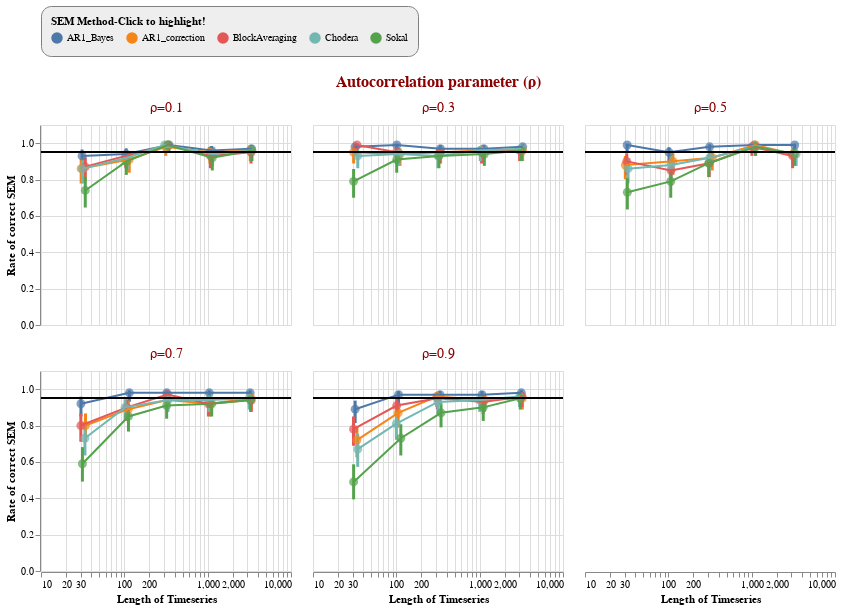

The notebook cell saved with this chart:
### Code cell
chart.interactive()

### Figure 1 — Vega-Lite specification as saved in the notebook (floating-point values rounded to 4 significant figures)
{"config": {"view": {"continuousWidth": 400, "continuousHeight": 300}, "header": {"labelColor": "darkred", "labelFontSize": 14, "titleColor": "darkred", "titleFontSize": 16}, "legend": {"cornerRadius": 10, "fillColor": "#EEEEEE", "orient": "top", "padding": 10, "strokeColor": "gray"}}, "data": {"name": "data-22f9b012e54337021c86ad1db4ef479a"}, "facet": {"type": "nominal", "field": "trueRho", "title": "Autocorrelation parameter (ρ)"}, "spec": {"layer": [{"mark": {"type": "rule", "strokeWidth": 3}, "encoding": {"color": {"condition": {"type": "nominal", "field": "methodName", "selection": "selector018"}, "value": "lightgrey"}, "x": {"type": "quantitative", "field": "x_jittered"}, "y": {"type": "quantitative", "field": "ymin", "title": ""}, "y2": {"field": "ymax"}}, "selection": {"selector018": {"type": "single", "fields": ["methodName"], "empty": "all", "bind": "legend"}, "selector019": {"type": "interval", "bind": "scales", "encodings": ["x", "y"]}}, "transform": [{"calculate": "0.15*random()*datum.timeSeriesLength+datum.timeSeriesLength", "as": "x_jittered"}, {"calculate": "datum.confIntLow", "as": "ymin"}, {"calculate": "datum.confIntHigh", "as": "ymax"}, {"calculate": "0.95", "as": "goal"}]}, {"mark": {"type": "point", "filled": true}, "encoding": {"color": {"condition": {"type": "nominal", "field": "methodName", "legend": {"title": "SEM Method-Click to highlight!"}, "selection": "selector016"}, "value": "lightgrey"}, "size": {"value": 80}, "tooltip": [{"type": "nominal", "field": "methodName"}], "x": {"type": "quantitative", "field": "x_jittered", "scale": {"type": "log"}, "title": "Length of Timeseries"}, "y": {"type": "quantitative", "field": "rate", "scale": {"domain": [0, 1.04]}, "title": "Rate of correct SEM"}}, "selection": {"selector016": {"type": "single", "fields": ["methodName"], "empty": "all", "bind": "legend"}}, "transform": [{"calculate": "0.15*random()*datum.timeSeriesLength+datum.timeSeriesLength", "as": "x_jittered"}, {"calculate": "datum.confIntLow", "as": "ymin"}, {"calculate": "datum.confIntHigh", "as": "ymax"}, {"calculate": "0.95", "as": "goal"}]}, {"mark": "line", "encoding": {"color": {"condition": {"type": "nominal", "field": "methodName", "selection": "selector017"}, "value": "lightgrey"}, "x": {"type": "quantitative", "field": "x_jittered"}, "y": {"type": "quantitative", "field": "rate"}}, "selection": {"selector017": {"type": "single", "fields": ["methodName"], "empty": "all", "bind": "legend"}}, "transform": [{"calculate": "0.15*random()*datum.timeSeriesLength+datum.timeSeriesLength", "as": "x_jittered"}, {"calculate": "datum.confIntLow", "as": "ymin"}, {"calculate": "datum.confIntHigh", "as": "ymax"}, {"calculate": "0.95", "as": "goal"}]}, {"mark": {"type": "rule", "color": "black"}, "encoding": {"y": {"type": "quantitative", "field": "goal"}}, "transform": [{"calculate": "0.15*random()*datum.timeSeriesLength+datum.timeSeriesLength", "as": "x_jittered"}, {"calculate": "datum.confIntLow", "as": "ymin"}, {"calculate": "datum.confIntHigh", "as": "ymax"}, {"calculate": "0.95", "as": "goal"}]}], "height": 200, "width": 250}, "columns": 3, "$schema": "https://vega.github.io/schema/vega-lite/v4.8.1.json", "datasets": {"data-22f9b012e54337021c86ad1db4ef479a": [{"methodName": "AR1_Bayes", "timeSeriesLength": 30, "trueRho": "ρ=0.1", "rate": 0.93, "confInt": 0.05001, "confIntLow": 0.8624, "confIntHigh": 0.9652}, {"methodName": "AR1_Bayes", "timeSeriesLength": 30, "trueRho": "ρ=0.3", "rate": 0.98, "confInt": 0.02744, "confIntLow": 0.9303, "confIntHigh": 0.9938}, {"methodName": "AR1_Bayes", "timeSeriesLength": 30, "trueRho": "ρ=0.5", "rate": 0.99, "confInt": 0.0195, "confIntLow": 0.9461, "confIntHigh": 0.9976}, {"methodName": "AR1_Bayes", "timeSeriesLength": 30, "trueRho": "ρ=0.7", "rate": 0.92, "confInt": 0.05317, "confIntLow": 0.8499, "confIntHigh": 0.9584}, {"methodName": "AR1_Bayes", "timeSeriesLength": 30, "trueRho": "ρ=0.9", "rate": 0.89, "confInt": 0.06133, "confIntLow": 0.8135, "confIntHigh": 0.9371}, {"methodName": "AR1_Bayes", "timeSeriesLength": 100, "trueRho": "ρ=0.1", "rate": 0.94, "confInt": 0.04655, "confIntLow": 0.8752, "confIntHigh": 0.9717}, {"methodName": "AR1_Bayes", "timeSeriesLength": 100, "trueRho": "ρ=0.3", "rate": 0.99, "confInt": 0.0195, "confIntLow": 0.9461, "confIntHigh": 0.9976}, {"methodName": "AR1_Bayes", "timeSeriesLength": 100, "trueRho": "ρ=0.5", "rate": 0.95, "confInt": 0.04272, "confIntLow": 0.8882, "confIntHigh": 0.9779}, {"methodName": "AR1_Bayes", "timeSeriesLength": 100, "trueRho": "ρ=0.7", "rate": 0.98, "confInt": 0.02744, "confIntLow": 0.9303, "confIntHigh": 0.9938}, {"methodName": "AR1_Bayes", "timeSeriesLength": 100, "trueRho": "ρ=0.9", "rate": 0.97, "confInt": 0.03344, "confIntLow": 0.9156, "confIntHigh": 0.9891}, {"methodName": "AR1_Bayes", "timeSeriesLength": 300, "trueRho": "ρ=0.1", "rate": 0.99, "confInt": 0.0195, "confIntLow": 0.9461, "confIntHigh": 0.9976}, {"methodName": "AR1_Bayes", "timeSeriesLength": 300, "trueRho": "ρ=0.3", "rate": 0.97, "confInt": 0.03344, "confIntLow": 0.9156, "confIntHigh": 0.9891}, {"methodName": "AR1_Bayes", "timeSeriesLength": 300, "trueRho": "ρ=0.5", "rate": 0.98, "confInt": 0.02744, "confIntLow": 0.9303, "confIntHigh": 0.9938}, {"methodName": "AR1_Bayes", "timeSeriesLength": 300, "trueRho": "ρ=0.7", "rate": 0.98, "confInt": 0.02744, "confIntLow": 0.9303, "confIntHigh": 0.9938}, {"methodName": "AR1_Bayes", "timeSeriesLength": 300, "trueRho": "ρ=0.9", "rate": 0.97, "confInt": 0.03344, "confIntLow": 0.9156, "confIntHigh": 0.9891}, {"methodName": "AR1_Bayes", "timeSeriesLength": 1000, "trueRho": "ρ=0.1", "rate": 0.96, "confInt": 0.03841, "confIntLow": 0.9017, "confIntHigh": 0.9837}, {"methodName": "AR1_Bayes", "timeSeriesLength": 1000, "trueRho": "ρ=0.3", "rate": 0.97, "confInt": 0.03344, "confIntLow": 0.9156, "confIntHigh": 0.9891}, {"methodName": "AR1_Bayes", "timeSeriesLength": 1000, "trueRho": "ρ=0.5", "rate": 0.99, "confInt": 0.0195, "confIntLow": 0.9461, "confIntHigh": 0.9976}, {"methodName": "AR1_Bayes", "timeSeriesLength": 1000, "trueRho": "ρ=0.7", "rate": 0.98, "confInt": 0.02744, "confIntLow": 0.9303, "confIntHigh": 0.9938}, {"methodName": "AR1_Bayes", "timeSeriesLength": 1000, "trueRho": "ρ=0.9", "rate": 0.97, "confInt": 0.03344, "confIntLow": 0.9156, "confIntHigh": 0.9891}, {"methodName": "AR1_Bayes", "timeSeriesLength": 3000, "trueRho": "ρ=0.1", "rate": 0.97, "confInt": 0.03344, "confIntLow": 0.9156, "confIntHigh": 0.9891}, {"methodName": "AR1_Bayes", "timeSeriesLength": 3000, "trueRho": "ρ=0.3", "rate": 0.98, "confInt": 0.02744, "confIntLow": 0.9303, "confIntHigh": 0.9938}, {"methodName": "AR1_Bayes", "timeSeriesLength": 3000, "trueRho": "ρ=0.5", "rate": 0.99, "confInt": 0.0195, "confIntLow": 0.9461, "confIntHigh": 0.9976}, {"methodName": "AR1_Bayes", "timeSeriesLength": 3000, "trueRho": "ρ=0.7", "rate": 0.98, "confInt": 0.02744, "confIntLow": 0.9303, "confIntHigh": 0.9938}, {"methodName": "AR1_Bayes", "timeSeriesLength": 3000, "trueRho": "ρ=0.9", "rate": 0.98, "confInt": 0.02744, "confIntLow": 0.9303, "confIntHigh": 0.9938}, {"methodName": "AR1_correction", "timeSeriesLength": 30, "trueRho": "ρ=0.1", "rate": 0.86, "confInt": 0.06801, "confIntLow": 0.7784, "confIntHigh": 0.9144}, {"methodName": "AR1_correction", "timeSeriesLength": 30, "trueRho": "ρ=0.3", "rate": 0.95, "confInt": 0.04272, "confIntLow": 0.8882, "confIntHigh": 0.9779}, {"methodName": "AR1_correction", "timeSeriesLength": 30, "trueRho": "ρ=0.5", "rate": 0.88, "confInt": 0.06369, "confIntLow": 0.8017, "confIntHigh": 0.9296}, {"methodName": "AR1_correction", "timeSeriesLength": 30, "trueRho": "ρ=0.7", "rate": 0.8, "confInt": 0.0784, "confIntLow": 0.7109, "confIntHigh": 0.8664}, {"methodName": "AR1_correction", "timeSeriesLength": 30, "trueRho": "ρ=0.9", "rate": 0.72, "confInt": 0.088, "confIntLow": 0.6248, "confIntHigh": 0.7985}, {"methodName": "AR1_correction", "timeSeriesLength": 100, "trueRho": "ρ=0.1", "rate": 0.91, "confInt": 0.05609, "confIntLow": 0.8376, "confIntHigh": 0.9515}, {"methodName": "AR1_correction", "timeSeriesLength": 100, "trueRho": "ρ=0.3", "rate": 0.94, "confInt": 0.04655, "confIntLow": 0.8752, "confIntHigh": 0.9717}, {"methodName": "AR1_correction", "timeSeriesLength": 100, "trueRho": "ρ=0.5", "rate": 0.9, "confInt": 0.0588, "confIntLow": 0.8254, "confIntHigh": 0.9444}, {"methodName": "AR1_correction", "timeSeriesLength": 100, "trueRho": "ρ=0.7", "rate": 0.89, "confInt": 0.06133, "confIntLow": 0.8135, "confIntHigh": 0.9371}, {"methodName": "AR1_correction", "timeSeriesLength": 100, "trueRho": "ρ=0.9", "rate": 0.87, "confInt": 0.06592, "confIntLow": 0.79, "confIntHigh": 0.9221}, {"methodName": "AR1_correction", "timeSeriesLength": 300, "trueRho": "ρ=0.1", "rate": 0.98, "confInt": 0.02744, "confIntLow": 0.9303, "confIntHigh": 0.9938}, {"methodName": "AR1_correction", "timeSeriesLength": 300, "trueRho": "ρ=0.3", "rate": 0.95, "confInt": 0.04272, "confIntLow": 0.8882, "confIntHigh": 0.9779}, {"methodName": "AR1_correction", "timeSeriesLength": 300, "trueRho": "ρ=0.5", "rate": 0.92, "confInt": 0.05317, "confIntLow": 0.8499, "confIntHigh": 0.9584}, {"methodName": "AR1_correction", "timeSeriesLength": 300, "trueRho": "ρ=0.7", "rate": 0.94, "confInt": 0.04655, "confIntLow": 0.8752, "confIntHigh": 0.9717}, {"methodName": "AR1_correction", "timeSeriesLength": 300, "trueRho": "ρ=0.9", "rate": 0.96, "confInt": 0.03841, "confIntLow": 0.9017, "confIntHigh": 0.9837}, {"methodName": "AR1_correction", "timeSeriesLength": 1000, "trueRho": "ρ=0.1", "rate": 0.95, "confInt": 0.04272, "confIntLow": 0.8882, "confIntHigh": 0.9779}, {"methodName": "AR1_correction", "timeSeriesLength": 1000, "trueRho": "ρ=0.3", "rate": 0.96, "confInt": 0.03841, "confIntLow": 0.9017, "confIntHigh": 0.9837}, {"methodName": "AR1_correction", "timeSeriesLength": 1000, "trueRho": "ρ=0.5", "rate": 0.99, "confInt": 0.0195, "confIntLow": 0.9461, "confIntHigh": 0.9976}, {"methodName": "AR1_correction", "timeSeriesLength": 1000, "trueRho": "ρ=0.7", "rate": 0.92, "confInt": 0.05317, "confIntLow": 0.8499, "confIntHigh": 0.9584}, {"methodName": "AR1_correction", "timeSeriesLength": 1000, "trueRho": "ρ=0.9", "rate": 0.94, "confInt": 0.04655, "confIntLow": 0.8752, "confIntHigh": 0.9717}, {"methodName": "AR1_correction", "timeSeriesLength": 3000, "trueRho": "ρ=0.1", "rate": 0.96, "confInt": 0.03841, "confIntLow": 0.9017, "confIntHigh": 0.9837}, {"methodName": "AR1_correction", "timeSeriesLength": 3000, "trueRho": "ρ=0.3", "rate": 0.96, "confInt": 0.03841, "confIntLow": 0.9017, "confIntHigh": 0.9837}, {"methodName": "AR1_correction", "timeSeriesLength": 3000, "trueRho": "ρ=0.5", "rate": 0.94, "confInt": 0.04655, "confIntLow": 0.8752, "confIntHigh": 0.9717}, {"methodName": "AR1_correction", "timeSeriesLength": 3000, "trueRho": "ρ=0.7", "rate": 0.95, "confInt": 0.04272, "confIntLow": 0.8882, "confIntHigh": 0.9779}, {"methodName": "AR1_correction", "timeSeriesLength": 3000, "trueRho": "ρ=0.9", "rate": 0.95, "confInt": 0.04272, "confIntLow": 0.8882, "confIntHigh": 0.9779}, {"methodName": "BlockAveraging", "timeSeriesLength": 30, "trueRho": "ρ=0.1", "rate": 0.87, "confInt": 0.06592, "confIntLow": 0.79, "confIntHigh": 0.9221}, {"methodName": "BlockAveraging", "timeSeriesLength": 30, "trueRho": "ρ=0.3", "rate": 0.99, "confInt": 0.0195, "confIntLow": 0.9461, "confIntHigh": 0.9976}, {"methodName": "BlockAveraging", "timeSeriesLength": 30, "trueRho": "ρ=0.5", "rate": 0.9, "confInt": 0.0588, "confIntLow": 0.8254, "confIntHigh": 0.9444}, {"methodName": "BlockAveraging", "timeSeriesLength": 30, "trueRho": "ρ=0.7", "rate": 0.8, "confInt": 0.0784, "confIntLow": 0.7109, "confIntHigh": 0.8664}, {"methodName": "BlockAveraging", "timeSeriesLength": 30, "trueRho": "ρ=0.9", "rate": 0.78, "confInt": 0.08119, "confIntLow": 0.689, "confIntHigh": 0.8498}, {"methodName": "BlockAveraging", "timeSeriesLength": 100, "trueRho": "ρ=0.1", "rate": 0.93, "confInt": 0.05001, "confIntLow": 0.8624, "confIntHigh": 0.9652}, {"methodName": "BlockAveraging", "timeSeriesLength": 100, "trueRho": "ρ=0.3", "rate": 0.95, "confInt": 0.04272, "confIntLow": 0.8882, "confIntHigh": 0.9779}, {"methodName": "BlockAveraging", "timeSeriesLength": 100, "trueRho": "ρ=0.5", "rate": 0.85, "confInt": 0.06999, "confIntLow": 0.7669, "confIntHigh": 0.9067}, {"methodName": "BlockAveraging", "timeSeriesLength": 100, "trueRho": "ρ=0.7", "rate": 0.9, "confInt": 0.0588, "confIntLow": 0.8254, "confIntHigh": 0.9444}, {"methodName": "BlockAveraging", "timeSeriesLength": 100, "trueRho": "ρ=0.9", "rate": 0.91, "confInt": 0.05609, "confIntLow": 0.8376, "confIntHigh": 0.9515}, {"methodName": "BlockAveraging", "timeSeriesLength": 300, "trueRho": "ρ=0.1", "rate": 0.99, "confInt": 0.0195, "confIntLow": 0.9461, "confIntHigh": 0.9976}, {"methodName": "BlockAveraging", "timeSeriesLength": 300, "trueRho": "ρ=0.3", "rate": 0.95, "confInt": 0.04272, "confIntLow": 0.8882, "confIntHigh": 0.9779}, {"methodName": "BlockAveraging", "timeSeriesLength": 300, "trueRho": "ρ=0.5", "rate": 0.89, "confInt": 0.06133, "confIntLow": 0.8135, "confIntHigh": 0.9371}, {"methodName": "BlockAveraging", "timeSeriesLength": 300, "trueRho": "ρ=0.7", "rate": 0.97, "confInt": 0.03344, "confIntLow": 0.9156, "confIntHigh": 0.9891}, {"methodName": "BlockAveraging", "timeSeriesLength": 300, "trueRho": "ρ=0.9", "rate": 0.95, "confInt": 0.04272, "confIntLow": 0.8882, "confIntHigh": 0.9779}, {"methodName": "BlockAveraging", "timeSeriesLength": 1000, "trueRho": "ρ=0.1", "rate": 0.93, "confInt": 0.05001, "confIntLow": 0.8624, "confIntHigh": 0.9652}, {"methodName": "BlockAveraging", "timeSeriesLength": 1000, "trueRho": "ρ=0.3", "rate": 0.95, "confInt": 0.04272, "confIntLow": 0.8882, "confIntHigh": 0.9779}, {"methodName": "BlockAveraging", "timeSeriesLength": 1000, "trueRho": "ρ=0.5", "rate": 0.98, "confInt": 0.02744, "confIntLow": 0.9303, "confIntHigh": 0.9938}, {"methodName": "BlockAveraging", "timeSeriesLength": 1000, "trueRho": "ρ=0.7", "rate": 0.92, "confInt": 0.05317, "confIntLow": 0.8499, "confIntHigh": 0.9584}, {"methodName": "BlockAveraging", "timeSeriesLength": 1000, "trueRho": "ρ=0.9", "rate": 0.93, "confInt": 0.05001, "confIntLow": 0.8624, "confIntHigh": 0.9652}, {"methodName": "BlockAveraging", "timeSeriesLength": 3000, "trueRho": "ρ=0.1", "rate": 0.95, "confInt": 0.04272, "confIntLow": 0.8882, "confIntHigh": 0.9779}, {"methodName": "BlockAveraging", "timeSeriesLength": 3000, "trueRho": "ρ=0.3", "rate": 0.96, "confInt": 0.03841, "confIntLow": 0.9017, "confIntHigh": 0.9837}, {"methodName": "BlockAveraging", "timeSeriesLength": 3000, "trueRho": "ρ=0.5", "rate": 0.93, "confInt": 0.05001, "confIntLow": 0.8624, "confIntHigh": 0.9652}, {"methodName": "BlockAveraging", "timeSeriesLength": 3000, "trueRho": "ρ=0.7", "rate": 0.94, "confInt": 0.04655, "confIntLow": 0.8752, "confIntHigh": 0.9717}, {"methodName": "BlockAveraging", "timeSeriesLength": 3000, "trueRho": "ρ=0.9", "rate": 0.96, "confInt": 0.03841, "confIntLow": 0.9017, "confIntHigh": 0.9837}, {"methodName": "Chodera", "timeSeriesLength": 30, "trueRho": "ρ=0.1", "rate": 0.86, "confInt": 0.06801, "confIntLow": 0.7784, "confIntHigh": 0.9144}, {"methodName": "Chodera", "timeSeriesLength": 30, "trueRho": "ρ=0.3", "rate": 0.93, "confInt": 0.05001, "confIntLow": 0.8624, "confIntHigh": 0.9652}, {"methodName": "Chodera", "timeSeriesLength": 30, "trueRho": "ρ=0.5", "rate": 0.86, "confInt": 0.06801, "confIntLow": 0.7784, "confIntHigh": 0.9144}, {"methodName": "Chodera", "timeSeriesLength": 30, "trueRho": "ρ=0.7", "rate": 0.73, "confInt": 0.08702, "confIntLow": 0.6354, "confIntHigh": 0.8072}, {"methodName": "Chodera", "timeSeriesLength": 30, "trueRho": "ρ=0.9", "rate": 0.67, "confInt": 0.09216, "confIntLow": 0.5728, "confIntHigh": 0.7544}, {"methodName": "Chodera", "timeSeriesLength": 100, "trueRho": "ρ=0.1", "rate": 0.92, "confInt": 0.05317, "confIntLow": 0.8499, "confIntHigh": 0.9584}, {"methodName": "Chodera", "timeSeriesLength": 100, "trueRho": "ρ=0.3", "rate": 0.94, "confInt": 0.04655, "confIntLow": 0.8752, "confIntHigh": 0.9717}, {"methodName": "Chodera", "timeSeriesLength": 100, "trueRho": "ρ=0.5", "rate": 0.88, "confInt": 0.06369, "confIntLow": 0.8017, "confIntHigh": 0.9296}, {"methodName": "Chodera", "timeSeriesLength": 100, "trueRho": "ρ=0.7", "rate": 0.9, "confInt": 0.0588, "confIntLow": 0.8254, "confIntHigh": 0.9444}, {"methodName": "Chodera", "timeSeriesLength": 100, "trueRho": "ρ=0.9", "rate": 0.81, "confInt": 0.07689, "confIntLow": 0.7219, "confIntHigh": 0.8746}, {"methodName": "Chodera", "timeSeriesLength": 300, "trueRho": "ρ=0.1", "rate": 0.99, "confInt": 0.0195, "confIntLow": 0.9461, "confIntHigh": 0.9976}, {"methodName": "Chodera", "timeSeriesLength": 300, "trueRho": "ρ=0.3", "rate": 0.93, "confInt": 0.05001, "confIntLow": 0.8624, "confIntHigh": 0.9652}, {"methodName": "Chodera", "timeSeriesLength": 300, "trueRho": "ρ=0.5", "rate": 0.92, "confInt": 0.05317, "confIntLow": 0.8499, "confIntHigh": 0.9584}, {"methodName": "Chodera", "timeSeriesLength": 300, "trueRho": "ρ=0.7", "rate": 0.94, "confInt": 0.04655, "confIntLow": 0.8752, "confIntHigh": 0.9717}, {"methodName": "Chodera", "timeSeriesLength": 300, "trueRho": "ρ=0.9", "rate": 0.93, "confInt": 0.05001, "confIntLow": 0.8624, "confIntHigh": 0.9652}, {"methodName": "Chodera", "timeSeriesLength": 1000, "trueRho": "ρ=0.1", "rate": 0.94, "confInt": 0.04655, "confIntLow": 0.8752, "confIntHigh": 0.9717}, {"methodName": "Chodera", "timeSeriesLength": 1000, "trueRho": "ρ=0.3", "rate": 0.96, "confInt": 0.03841, "confIntLow": 0.9017, "confIntHigh": 0.9837}, {"methodName": "Chodera", "timeSeriesLength": 1000, "trueRho": "ρ=0.5", "rate": 0.98, "confInt": 0.02744, "confIntLow": 0.9303, "confIntHigh": 0.9938}, {"methodName": "Chodera", "timeSeriesLength": 1000, "trueRho": "ρ=0.7", "rate": 0.94, "confInt": 0.04655, "confIntLow": 0.8752, "confIntHigh": 0.9717}, {"methodName": "Chodera", "timeSeriesLength": 1000, "trueRho": "ρ=0.9", "rate": 0.94, "confInt": 0.04655, "confIntLow": 0.8752, "confIntHigh": 0.9717}, {"methodName": "Chodera", "timeSeriesLength": 3000, "trueRho": "ρ=0.1", "rate": 0.96, "confInt": 0.03841, "confIntLow": 0.9017, "confIntHigh": 0.9837}, {"methodName": "Chodera", "timeSeriesLength": 3000, "trueRho": "ρ=0.3", "rate": 0.97, "confInt": 0.03344, "confIntLow": 0.9156, "confIntHigh": 0.9891}, {"methodName": "Chodera", "timeSeriesLength": 3000, "trueRho": "ρ=0.5", "rate": 0.94, "confInt": 0.04655, "confIntLow": 0.8752, "confIntHigh": 0.9717}, {"methodName": "Chodera", "timeSeriesLength": 3000, "trueRho": "ρ=0.7", "rate": 0.95, "confInt": 0.04272, "confIntLow": 0.8882, "confIntHigh": 0.9779}, {"methodName": "Chodera", "timeSeriesLength": 3000, "trueRho": "ρ=0.9", "rate": 0.96, "confInt": 0.03841, "confIntLow": 0.9017, "confIntHigh": 0.9837}, {"methodName": "Sokal", "timeSeriesLength": 30, "trueRho": "ρ=0.1", "rate": 0.74, "confInt": 0.08597, "confIntLow": 0.646, "confIntHigh": 0.8159}, {"methodName": "Sokal", "timeSeriesLength": 30, "trueRho": "ρ=0.3", "rate": 0.79, "confInt": 0.07983, "confIntLow": 0.6999, "confIntHigh": 0.8582}, {"methodName": "Sokal", "timeSeriesLength": 30, "trueRho": "ρ=0.5", "rate": 0.73, "confInt": 0.08702, "confIntLow": 0.6354, "confIntHigh": 0.8072}, {"methodName": "Sokal", "timeSeriesLength": 30, "trueRho": "ρ=0.7", "rate": 0.59, "confInt": 0.0964, "confIntLow": 0.4918, "confIntHigh": 0.6814}, {"methodName": "Sokal", "timeSeriesLength": 30, "trueRho": "ρ=0.9", "rate": 0.49, "confInt": 0.09798, "confIntLow": 0.394, "confIntHigh": 0.5867}, {"methodName": "Sokal", "timeSeriesLength": 100, "trueRho": "ρ=0.1", "rate": 0.9, "confInt": 0.0588, "confIntLow": 0.8254, "confIntHigh": 0.9444}, {"methodName": "Sokal", "timeSeriesLength": 100, "trueRho": "ρ=0.3", "rate": 0.91, "confInt": 0.05609, "confIntLow": 0.8376, "confIntHigh": 0.9515}, {"methodName": "Sokal", "timeSeriesLength": 100, "trueRho": "ρ=0.5", "rate": 0.79, "confInt": 0.07983, "confIntLow": 0.6999, "confIntHigh": 0.8582}, {"methodName": "Sokal", "timeSeriesLength": 100, "trueRho": "ρ=0.7", "rate": 0.85, "confInt": 0.06999, "confIntLow": 0.7669, "confIntHigh": 0.9067}, {"methodName": "Sokal", "timeSeriesLength": 100, "trueRho": "ρ=0.9", "rate": 0.73, "confInt": 0.08702, "confIntLow": 0.6354, "confIntHigh": 0.8072}, {"methodName": "Sokal", "timeSeriesLength": 300, "trueRho": "ρ=0.1", "rate": 0.99, "confInt": 0.0195, "confIntLow": 0.9461, "confIntHigh": 0.9976}, {"methodName": "Sokal", "timeSeriesLength": 300, "trueRho": "ρ=0.3", "rate": 0.93, "confInt": 0.05001, "confIntLow": 0.8624, "confIntHigh": 0.9652}, {"methodName": "Sokal", "timeSeriesLength": 300, "trueRho": "ρ=0.5", "rate": 0.89, "confInt": 0.06133, "confIntLow": 0.8135, "confIntHigh": 0.9371}, {"methodName": "Sokal", "timeSeriesLength": 300, "trueRho": "ρ=0.7", "rate": 0.91, "confInt": 0.05609, "confIntLow": 0.8376, "confIntHigh": 0.9515}, {"methodName": "Sokal", "timeSeriesLength": 300, "trueRho": "ρ=0.9", "rate": 0.87, "confInt": 0.06592, "confIntLow": 0.79, "confIntHigh": 0.9221}, {"methodName": "Sokal", "timeSeriesLength": 1000, "trueRho": "ρ=0.1", "rate": 0.92, "confInt": 0.05317, "confIntLow": 0.8499, "confIntHigh": 0.9584}, {"methodName": "Sokal", "timeSeriesLength": 1000, "trueRho": "ρ=0.3", "rate": 0.94, "confInt": 0.04655, "confIntLow": 0.8752, "confIntHigh": 0.9717}, {"methodName": "Sokal", "timeSeriesLength": 1000, "trueRho": "ρ=0.5", "rate": 0.98, "confInt": 0.02744, "confIntLow": 0.9303, "confIntHigh": 0.9938}, {"methodName": "Sokal", "timeSeriesLength": 1000, "trueRho": "ρ=0.7", "rate": 0.92, "confInt": 0.05317, "confIntLow": 0.8499, "confIntHigh": 0.9584}, {"methodName": "Sokal", "timeSeriesLength": 1000, "trueRho": "ρ=0.9", "rate": 0.9, "confInt": 0.0588, "confIntLow": 0.8254, "confIntHigh": 0.9444}, {"methodName": "Sokal", "timeSeriesLength": 3000, "trueRho": "ρ=0.1", "rate": 0.96, "confInt": 0.03841, "confIntLow": 0.9017, "confIntHigh": 0.9837}, {"methodName": "Sokal", "timeSeriesLength": 3000, "trueRho": "ρ=0.3", "rate": 0.96, "confInt": 0.03841, "confIntLow": 0.9017, "confIntHigh": 0.9837}, {"methodName": "Sokal", "timeSeriesLength": 3000, "trueRho": "ρ=0.5", "rate": 0.94, "confInt": 0.04655, "confIntLow": 0.8752, "confIntHigh": 0.9717}, {"methodName": "Sokal", "timeSeriesLength": 3000, "trueRho": "ρ=0.7", "rate": 0.94, "confInt": 0.04655, "confIntLow": 0.8752, "confIntHigh": 0.9717}, {"methodName": "Sokal", "timeSeriesLength": 3000, "trueRho": "ρ=0.9", "rate": 0.95, "confInt": 0.04272, "confIntLow": 0.8882, "confIntHigh": 0.9779}]}}
